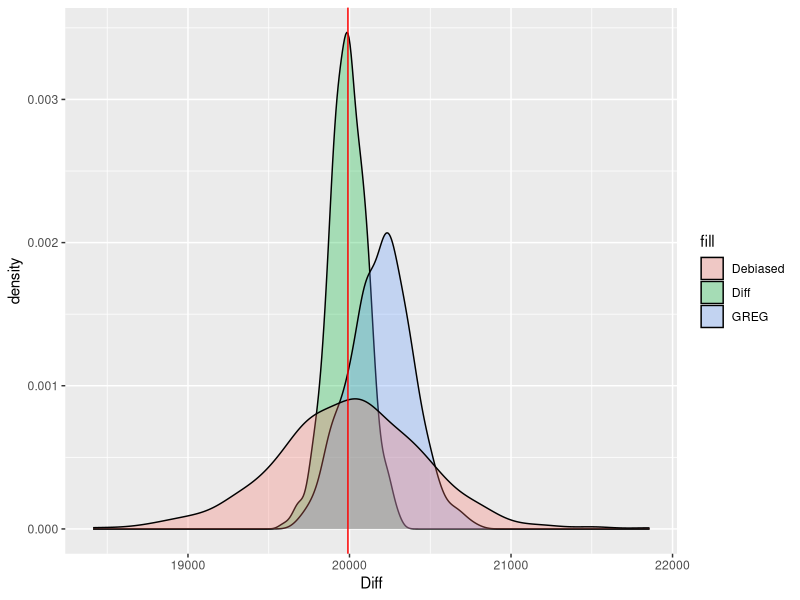

Source code (R):
N = 2000
n = 100
m = 50
p = 40
s = 20

set.seed(2)

# X = matrix(rnorm(N * p, 2, 1), nr = N, nc = p)

library(mvtnorm)

ar1_cor <- function(n, rho) {
  exponent <- abs(matrix(1:n - 1, nrow = n, ncol = n, byrow = TRUE) - 
                    (1:n - 1))
  rho^exponent
}

X = rmvnorm(n = N, rep(0, p), ar1_cor(p, 0.2))
X = pnorm(X)
# X = scale(X, T, T)

beta = c(rep(1, s), rep(0, p - s))
e = rnorm(N, 0, 1)
y = X %*% beta + e 
t_y = sum(y)

# pi1 = e^2 / sum(e^2) * n

r = 0.75

ratio = (1 - r) / r
z = rnorm(n = N, 0, sqrt(ratio)) + e
# z = rnorm(n = N, 0, 1)
z_sorted_idx = order(z)
len = round(N / 4)

# pi1 = rep(n / N, N)
# pi1 = rep(n / N, N) + rnorm(N, 0, 0.0025)
# pi1 = rep(n / N, N) + e * n / N * 0.2

# pi1 = (y - min(y)) / (max(y) - min(y)) / 2 + 0.25
# pi1 = (e - min(e)) / (max(e) - min(e)) / 2 + 0.10
# pi1 = pi1 / sum(pi1) * n
# d1 = 1 / pi1

res = NULL
res2 = NULL
res3 = NULL
SIMNUM = 500
X = cbind(1, X)
beta = c(0, beta)
for(simnum in 1:SIMNUM){
  print(simnum)
  # set.seed(simnum)
  
  Index = rep(0, n)
  d1 = rep(0, N)
  n_h = c(15, 20, 30, 35) / 100 * n
  cumn_h = cumsum(n_h)
  for (i in 1:4){
    Idx_z = (len * (i - 1)+ 1): (len * i)
    Idx = z_sorted_idx[Idx_z]
    d1[Idx] = len / n_h[i]
    from = ifelse(i == 1, 0, cumn_h[i-1])
    Index[(from + 1) : cumn_h[i]] = sample(Idx, size = n_h[i], replace = FALSE)
    
  }
  
  
  # Index = sample(1:N, size = n, replace = FALSE, prob = pi1)
  y_s = y[Index]
  X_s = X[Index, ,drop = F]
  d1_s = d1[Index]
  lm_obj = lm(y_s ~  0 + X_s, weights = d1_s)
  beta_hat = lm_obj$coefficients
  #drop(solve(t(X_s) %*% diag(d1_s) %*% X_s, t(X_s) %*% diag(d1_s) %*% y_s))
  
  # beta_hat = unname(lm(y_s ~  t(apply(X_s, 1, function(k) k 
  # - colSums(X_s * d1_s) / N)), weights = d1_s)$coefficients[-1])
  
  y_HT = sum(y_s * d1_s)
  
  y_diff = drop(colSums(X) %*% beta + sum((y_s - drop(X_s %*% beta)) * d1_s))
  
  y_GREG = drop(colSums(X) %*% beta_hat + sum((y_s - drop(X_s %*% beta_hat)) * d1_s))
  
  y_model = drop(colSums(X) %*% beta_hat)
  
  Index_sub1 = Index[sample(1:n, size = m, replace = FALSE)]
  Index_sub2 = Index[!(Index %in% Index_sub1)]
  
  y_s1 = y[Index_sub1]
  X_s1 = X[Index_sub1, ,drop = F]
  d1_s1 = d1[Index_sub1]
  lm_obj1 = lm(y_s1 ~  0 +X_s1, weights = d1_s1)
  beta_hat1 = lm_obj1$coefficients
  
  y_s2 = y[Index_sub2]
  X_s2 = X[Index_sub2, ,drop = F]
  d1_s2 = d1[Index_sub2]
  lm_obj2 = lm(y_s2 ~ 0 +  X_s2, weights = d1_s2)
  beta_hat2 = lm_obj2$coefficients
  
  # y_debiased = drop(colSums(X) %*% beta_hat + sum((y_s1 - drop(X_s1 %*% beta_hat2)) * d1_s1) 
  # + sum((y_s2 - drop(X_s2 %*% beta_hat1)) * d1_s2))
  
  y_debiased = drop(colSums(X) %*% (sum(d1_s2) / sum(d1_s) * beta_hat1 + sum(d1_s1) / sum(d1_s) * beta_hat2) + 
                      sum((y_s1 - drop(X_s1 %*% beta_hat2)) * d1_s1) + sum((y_s2 - drop(X_s2 %*% beta_hat1)) * d1_s2))
  
  y_unbiased = drop(colSums(X) %*% beta_hat1 + sum((y_s1 - drop(X_s1 %*% beta_hat1))) 
                    + sum((y_s2 - drop(X_s2 %*% beta_hat1)) * 2))
  
  Omega = matrix(1 - n / (n-1) * (N-1) / N, nr = n, nc = n)
  diag(Omega) = 1 - n / N
  
  
  sigma_HT = sqrt(drop(t(y_s)  %*% Omega %*% y_s * N^2 / n^2))
  
  e_s = y_s - X_s %*% beta
  sigma_diff = sqrt(drop(t(e_s)  %*% Omega %*% e_s * N^2 / n^2))
  
  # sum(sapply(1:n, function(k) sapply(1:n, function(l) 
  #   ifelse(k == l, 1 - n / N, 1 - n / (n - 1) * (N - 1) / N) * e_s[k] * e_s[l] * N / n * N / n  ))) / N^2
  
  e_s = y_s - X_s %*% beta_hat
  sigma_GREG = sqrt(drop(t(e_s)  %*% Omega %*% e_s * N^2 / n^2))
  
  # e_s = ifelse(Index %in% Index_sub1, y_s - X_s %*% beta_hat2, y_s - X_s %*% beta_hat1)
  # # e_s = ifelse(Index %in% Index_sub1, y_s - X_s %*% beta_hat1, y_s - X_s %*% beta_hat2)
  # # e_s = c(y_s1 - X_s1 %*% beta_hat2, y_s2 - X_s2 %*% beta_hat1)
  # sigma_Debiased = sqrt(drop(t(e_s)  %*% Omega %*% e_s * N^2 / n^2))
  
  e_s1 = ifelse(Index %in% Index_sub1, y_s - X_s %*% beta_hat1, 0)
  e_s2 = ifelse(Index %in% Index_sub2, y_s - X_s %*% beta_hat2, 0)
  
  sigma_Debiased = sqrt(drop((t(e_s1)  %*% Omega %*% e_s1 + t(e_s2)  %*% Omega %*% e_s2) * N^2 / n^2))
  
  that_k = sapply(1:n, function(k)  sum((y_s[-k]) * d1_s[-k]) * (n) / (n-1))
  sigma_HT2 = sqrt(sum((that_k- y_HT)^2) * (n - 1) / n)
  
  that_k = sapply(1:n, function(k)  sum((y_s[-k]) * d1_s[-k]) * (n) / (n-1)  + drop((colSums(X) - colSums(X_s[-k,,drop = F] * d1_s[-k]) * (n) / (n-1)) %*% beta))
  
  sigma_diff2 = sqrt(sum((that_k- y_diff)^2) * (n - 1) / n)
  
  that_k = sapply(1:n, function(k)  sum((y_s[-k]) * d1_s[-k]) * (n) / (n-1)  + drop((colSums(X) - colSums(X_s[-k,,drop = F] * d1_s[-k]) * (n) / (n-1)) %*% drop(solve(t(X_s[-k,,drop = F]) %*% diag(d1_s[-k]) %*% X_s[-k,,drop = F], t(X_s[-k,,drop = F]) %*% diag(d1_s[-k]) %*% y_s[-k]))))
  
  # that_k = sapply(1:n, function(k)  sum((y_s) * d1_s)  + drop((colSums(X) - colSums(X_s * d1_s)) %*% drop(solve(t(X_s[-k,]) %*% diag(d1_s[-k]) %*% X_s[-k,], t(X_s[-k,]) %*% diag(d1_s[-k]) %*% y_s[-k]))))
  
  sigma_GREG2 = sqrt(sum((that_k- y_GREG)^2) * (n - 1) / n)
  
  that_k1 = sapply(1:length(d1_s1), function(k) {betahat_k1 = drop(solve(t(X_s1[-k,,drop = F]) %*% diag(d1_s1[-k]) %*% X_s1[-k,,drop = F], t(X_s1[-k,,drop = F]) %*% diag(d1_s1[-k]) %*% y_s1[-k]))
  drop(colSums(X) %*% (sum(d1_s2) / sum(d1_s) * betahat_k1 + sum(d1_s1) / sum(d1_s) * beta_hat2) + 
         sum((y_s1[-k] - drop(X_s1[-k,,drop = F] %*% beta_hat2)) * d1_s1[-k]) + sum((y_s2 - drop(X_s2 %*% betahat_k1)) * d1_s2))
  })
  
  that_k2 = sapply(1:length(d1_s2), function(k) {betahat_k2 = drop(solve(t(X_s2[-k,,drop = F]) %*% diag(d1_s2[-k]) %*% X_s2[-k,,drop = F], t(X_s2[-k,,drop = F]) %*% diag(d1_s2[-k]) %*% y_s2[-k]))
  drop(colSums(X) %*% (sum(d1_s2) / sum(d1_s) * beta_hat1 + sum(d1_s1) / sum(d1_s) * betahat_k2) + 
         sum((y_s1 - drop(X_s1 %*% betahat_k2)) * d1_s1)) + sum((y_s2[-k] - drop(X_s2[-k,,drop = F] %*% beta_hat1)) * d1_s2[-k])
  })
  
  that_k_null = rep(0, length(that_k))
  that_k_null[Index %in% Index_sub1] = that_k1
  that_k_null[Index %in% Index_sub2] = that_k2
  
  sigma_Debiased2 = sqrt(sum((that_k_null - y_debiased)^2) * (n - 1) / n)
  
  res = rbind(res, c(Diff = y_diff, GREG = y_GREG, Model = y_model, Debiased = y_debiased, Unbiased = y_unbiased, HT = y_HT))
  
  res2 = rbind(res2, c(HT = sigma_HT, Diff = sigma_diff, GREG = sigma_GREG, Debiased = sigma_Debiased, HT2 = sigma_HT2, Diff2 = sigma_diff2, GREG2 = sigma_GREG2, Debiased2 = sigma_Debiased2))
  
  # res3 = rbind(res3, c(sum((y_s1 - drop(X_s1 %*% beta_hat2)) * d1_s1), sum((y_s2 - drop(X_s2 %*% beta_hat1)) * d1_s2)))
  
  res3 = rbind(res3, c(colMeans(X_s), beta_hat))
  
}

BIAS = colMeans(res - t_y)
SE = apply(res, 2, function(x) sqrt(var(x) * (length(x)-1)/length(x) ))
RMSE = apply(res - t_y, 2, function(x) sqrt(mean(x^2)))

# colMeans(res2)

cbind(BIAS, SE, RMSE)

BIAS2 = colMeans(res2 - rep(SE[rep(c(6,1,2,4),2)], each = SIMNUM))
SE2 = apply(res2, 2, function(x) sqrt(var(x) * (length(x)-1)/length(x) ))
RMSE2 = apply(res2 - rep(SE[rep(c(6,1,2,4),2)], each = SIMNUM), 2, function(x) sqrt(mean(x^2)))
MidErr2 = apply(res2 - rep(SE[rep(c(6,1,2,4),2)], each = SIMNUM), 2, median)

cbind(BIAS2, SE2, RMSE2, REl_BIAS = BIAS2 / SE[rep(c(6,1,2,4),2)])
cbind(BIAS2, REl_BIAS = BIAS2 / SE[rep(c(6,1,2,4),2)])

library(ggplot2)
ggplot() + 
  geom_density(data = data.frame(res), aes(x = Diff, fill = "Diff"), alpha = 0.3) +
  geom_density(data = data.frame(res), aes(x = GREG, fill = "GREG"), alpha = 0.3) + 
  geom_density(data = data.frame(res), aes(x = Debiased, fill = "Debiased"), alpha = 0.3) + 
  geom_vline(xintercept = t_y, col = "red")
